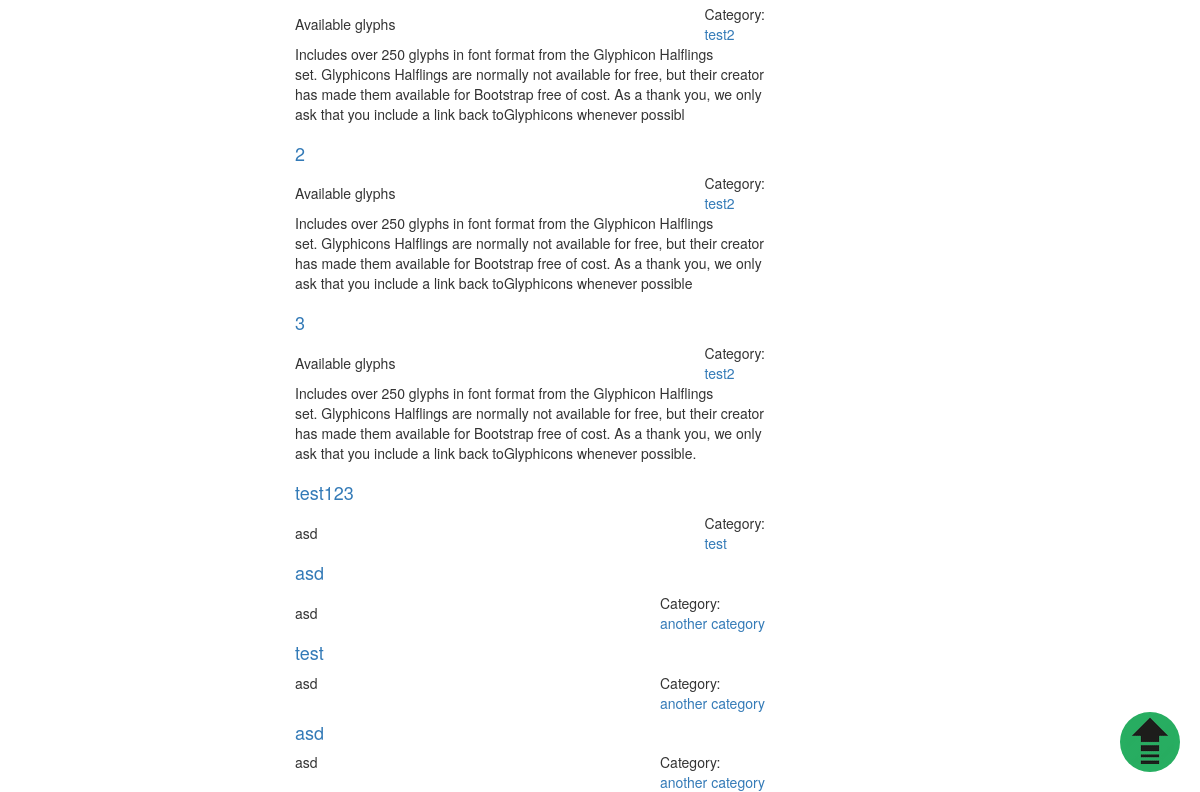
/dashboard/my-posts/ (signed in, lower part), run on an earlier commit of the app's database.
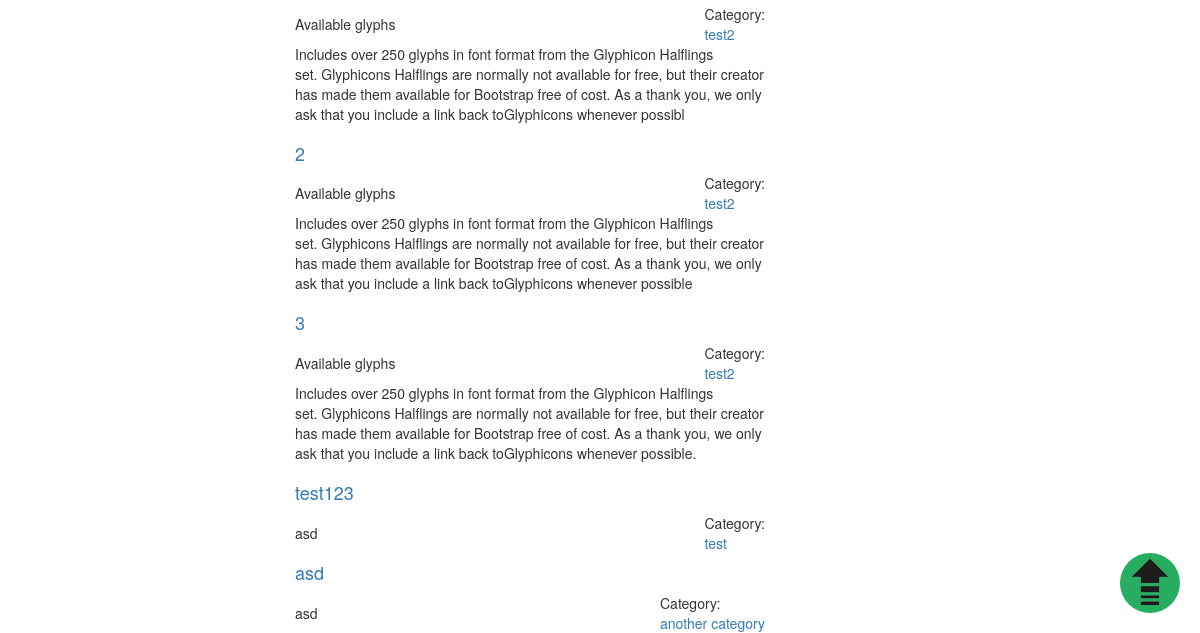
And on a later commit of the database.
### blog/models.py (models this page shows, shortened)
class Post(models.Model):
    index_together = [
    ["title", "description", "post_thumbnail", "author", "category",
     "url", "published", "status"],
    ]
    title = models.CharField(max_length=150)
    description = models.CharField(max_length=150)
    text = models.TextField()
    today = datetime.date.today()
    post_image = models.ImageField(upload_to =
                        str(today.year)+'/'
                        +str(today.month)+'/'+str(today.day)+'/', blank=True)
    post_image.short_description = 'Image'
    post_thumbnail = ImageSpecField(source='post_image',
                                processors=[ResizeToFit(640, 480)],
                                format='JPEG',
                                options={'quality': 85})
    def get_image(self):
        return mark_safe('<img src="%s" class ="img-responsive center-block"/>'\
                         % (self.post_thumbnail.url))
    get_image.short_description = 'Thumbnail'
    created = models.DateTimeField(auto_now_add=True)
    edited = models.DateTimeField(auto_now=True)
    published = models.DateTimeField(default=timezone.now)
    author = models.ForeignKey(settings.AUTH_USER_MODEL,
                               default = 1,
                               on_delete=models.SET_DEFAULT) ###
    category = models.ForeignKey('Category')
    tags = models.ManyToManyField('Tag',
                                        related_name='posts',
                                        related_query_name='tag',
                                        blank=True)
    url = models.SlugField(blank=True)
    STATUS = (
                ("D", "Draft"),
                ("P","Published"),
    )
    status = models.CharField(max_length=1, choices=STATUS, default="D")
    ordering = ('-published',)
    def get_absolute_url(self):
        cat_url = slugify(self.category)
        post_url = slugify(self.title)
        return "/%s/%s-%i/" % (cat_url, self.url, self.id)

class Category(models.Model):
    index_together = [
    ["id","name", "order", "slug"],
    ]
    name = models.CharField(max_length=30, unique=True)
    description = models.TextField(max_length=250)
    slug = models.SlugField("URL",blank=True, max_length=150)
    order = models.SmallIntegerField(blank=True, default=1)
    def __str__(self):
        return self.name

### blog/views.py (the view)
# urls.py: url(r'^dashboard/my-posts/$', views.my_posts, name='my_posts'),
@login_required
def my_posts(request):
    posts = Post.objects.filter(author=request.user.id)
    return render(request, 'dash-my-posts.html', {'posts':posts,
                                              'cat_list': cat_list})

### blog/authentication.py (called while the page is built)
    def get_user(self, user_id):
        try:
            return User.objects.get(pk=user_id)
        except User.DoesNotExist:
            return None

### blog/models.py (called while the page is built)
    def get_avatar(self):
        return mark_safe('<img src="%s" class ="img-responsive"/>'\
                         % (self.avatar.url))

### templates/dash-my-posts.html (shortened to what this page needs)
{% extends "dashboard.html" %}
{% load imagekit %}
{% block content %}
<div class="container-fluid">
{% if posts %}
    {% for post in posts %}
    <div class="row">
    <div class="col-md-4">
    </div>
      <div class="col-md-8">
       <a href="{{ post.get_absolute_url }}" >
         <h4 class="post-title-dash text-center">{{ post.title }} </h4></a>
         <div class="pull-right">Category:
           <a href="
           {% url 'category' category=post.category|slugify %}">
           {{post.category}}</a>
         </div>
            <p class="post-description">{% autoescape off %}
              {{ post.description }}{% endautoescape %}</p>
         </div>
         </div>
    {% endfor %}
{% else %}
<p>
  No posts yet!
</p>
{% endif %}
</div>
{% endblock %}

### templates/dashboard.html (shortened to what this page needs)
{% extends "index.html" %}

### templates/index.html (shortened to what this page needs)
{% load staticfiles %}
<!DOCTYPE html>
<html>
<head>
    <link rel="stylesheet" href="/static/css/backtotop.css" type="text/css">
    <link rel="stylesheet" href="/static/css/bootstrap.min.css" type="text/css" />
    <link rel="stylesheet" href="/static/css/custom.css" type="text/css" />
    <link href="/static/django_summernote/django_summernote.css" rel="stylesheet">
    <link href="/static/django_summernote/django_summernote_inplace.css" rel="stylesheet">
    <link href="/static/django_summernote/summernote.css" rel="stylesheet">
</head>
<body>
<div class="container">
<div class="row">
<div class="col-md-8 main">
<div class="content">
  <div class="posts">
  {% block content %}
  {% endblock %}
  </div>
</div>
</div>
</div>
</div>
</body>
</html>

### blog/static/css/custom.css (style rules this page uses)
a { display: table!important; }
.main { overflow: hidden; }

### blog/static/django_summernote/django_summernote.css (style rules this page uses)
html, body { margin: 0; }

What changed in the data, as far as the page shows it:
removed Post: title "test", category "another category", description "asd"
removed Post: title "asd", category "another category", description "asd"
